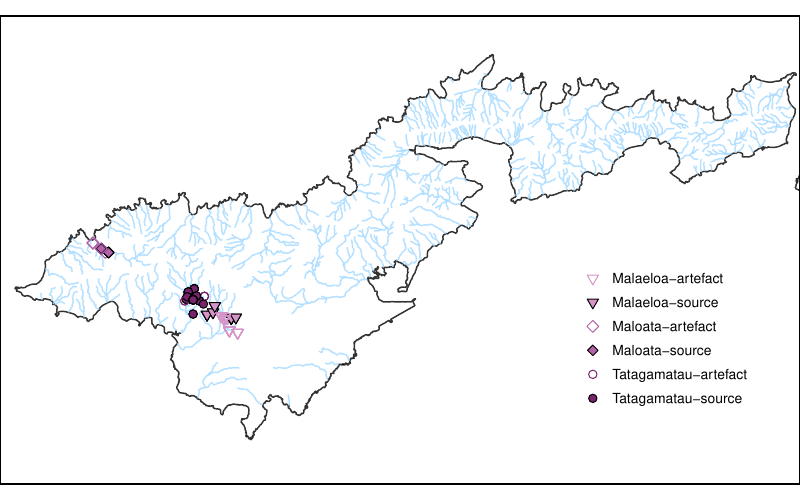

This figure's R source:
require(here)
require(tidyverse)
require(osmdata)
require(patchwork)

#### Fig S17 ####
OIB <- q33
OIB %>% group_by(site_name) %>% tally() %>% print(n=30)

OIB <- OIB %>%
  dplyr::mutate(Category = case_when(
    grepl("Artefact", sample_comment) ~ "artefact",
    sample_category == "SOURCE" ~ "source",
    sample_category == "ARTEFACT" ~ "artefact")) %>%
  dplyr::mutate(Location = case_when(
    site_name == "Tatagamatau" & Category == "source" ~ "Tatagamatau-source",
    site_name == "Tatagamatau" & Category == "artefact" ~ "Tatagamatau-artefact",
    grepl("MALAELOA", Sample) & Category == "source" ~ "Malaeloa-source",
    grepl("MALAELOA", Sample) & Category == "artefact" ~ "Malaeloa-artefact",
    grepl("MALOATA", Sample) & Category == "source" ~ "Maloata-source",
    grepl("MALOATA", Sample) & Category == "artefact" ~ "Maloata-artefact",
    TRUE ~ "Tutuila"))

cols <- c("Tatagamatau-source"="#77246C","Tatagamatau-artefact"="#77246C",
          "Malaeloa-source"="#D694C9","Malaeloa-artefact"="#D694C9",
          "Maloata-source"="#B262A7","Maloata-artefact"="#B262A7")
shapes <- c("Tatagamatau-source"=21,"Tatagamatau-artefact"=1,
            "Malaeloa-source"=25,"Malaeloa-artefact"=6,
            "Maloata-source"=23,"Maloata-artefact"=5)
contour <- c("Tatagamatau-source"="black","Tatagamatau-artefact"="#77246C",
             "Malaeloa-source"="black","Malaeloa-artefact"="#D694C9",
             "Maloata-source"="black","Maloata-artefact"="#B262A7")

coast <- getbb("Tutuila Samoa")%>% opq()%>%
  add_osm_feature(key = "natural", value = c("coastline")) %>%
  osmdata_sf()
rivers <- getbb("Tutuila Samoa")%>% opq()%>%
  add_osm_feature(key = "waterway", value = c("river","stream")) %>%
  osmdata_sf()

m <- ggplot() +
  geom_sf(data = coast$osm_lines, inherit.aes = FALSE, color = "black",
          size = .4, alpha = .8) +
  geom_sf(data = rivers$osm_lines, inherit.aes = FALSE, color = "#a6daff",
          size = .2, alpha = .8) +
  coord_sf(xlim = c(-170.85, -170.56), ylim = c(-14.39, -14.225), expand = FALSE) +
  theme_void()
tutuila <- m +
  geom_point(data=OIB,
             mapping=aes(x=long, y=lat, shape=factor(Location), fill=factor(Location),
                         color=factor(Location), group = Location), size=2.5) +
  scale_shape_manual(values=shapes) +
  scale_fill_manual(values=cols) + scale_color_manual(values=contour) +
  theme(panel.border = element_rect(colour = NA, fill= NA, size=1),
        panel.background = element_rect(colour = "black", fill= NA, size=1),
        legend.title = element_blank(), legend.text = element_text(size = 10),
        legend.position = c(.83,.32))

pdf(here("analysis","supplementary-materials","FigS17.pdf"), width=8, height=5)
tutuila
dev.off()
